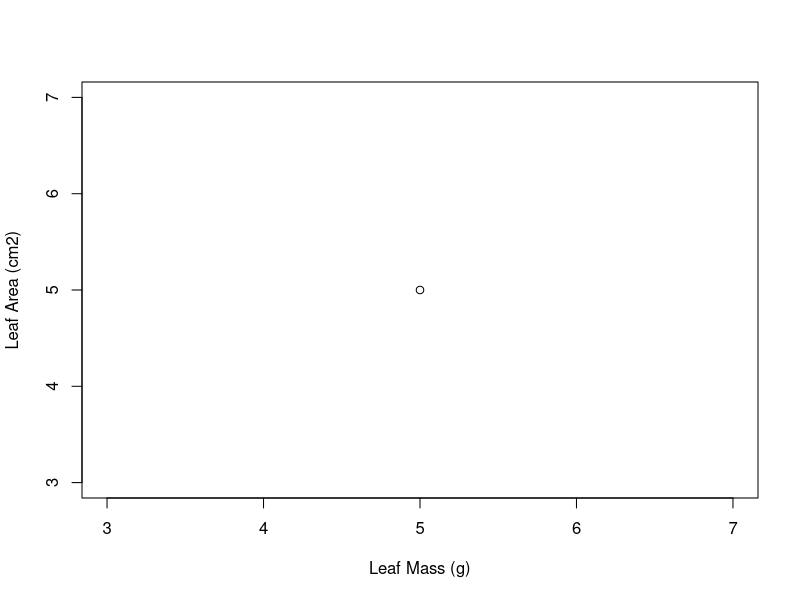
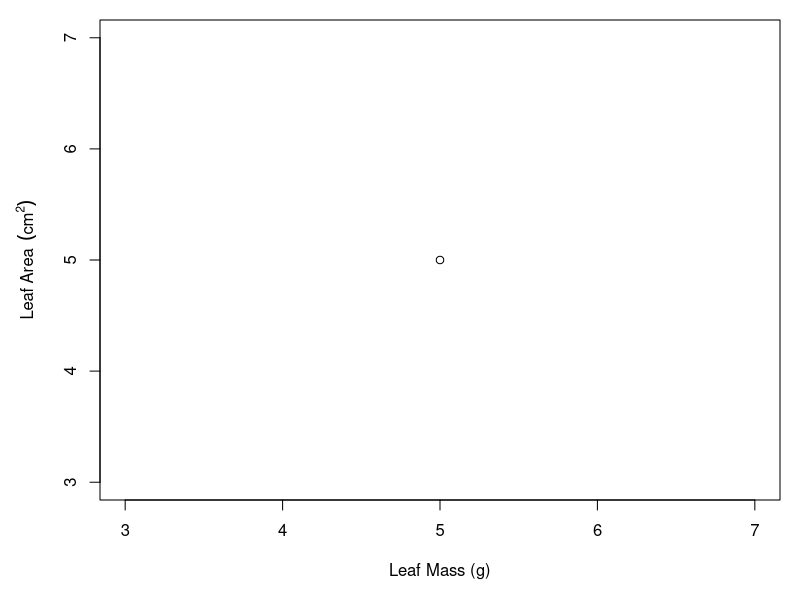
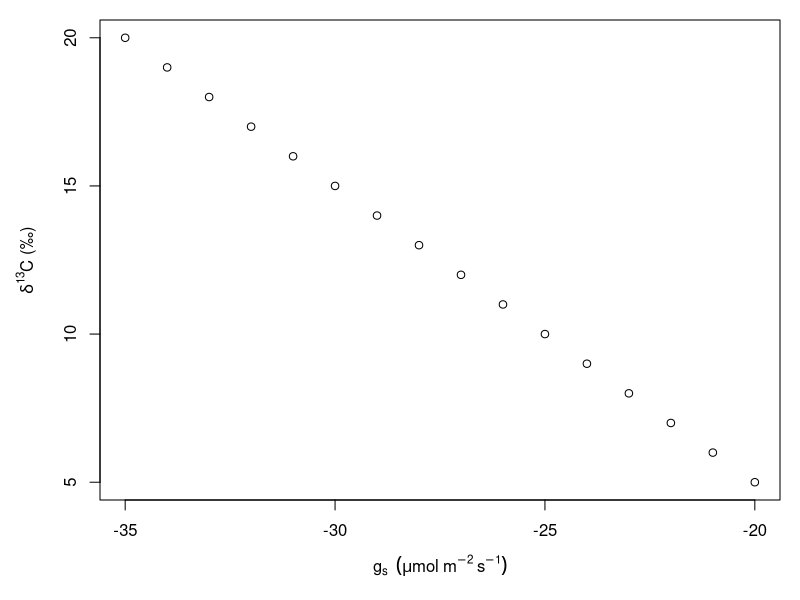
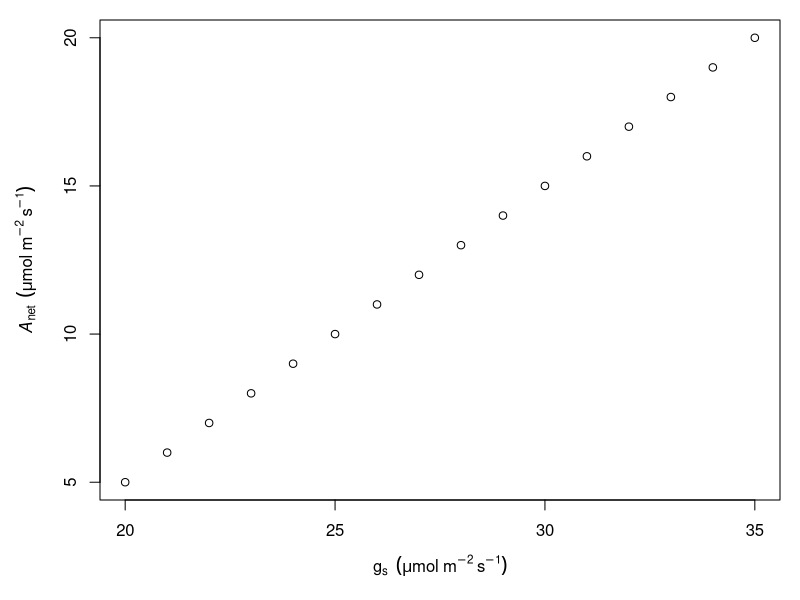
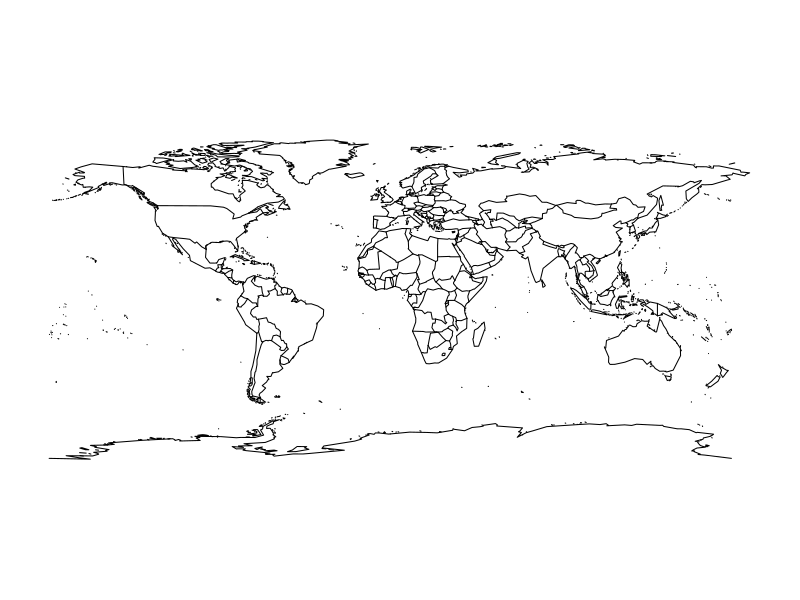
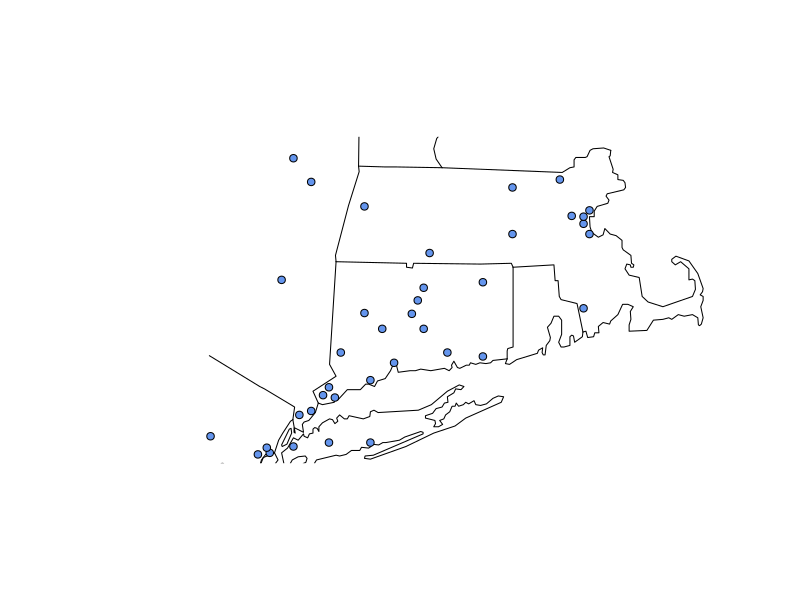
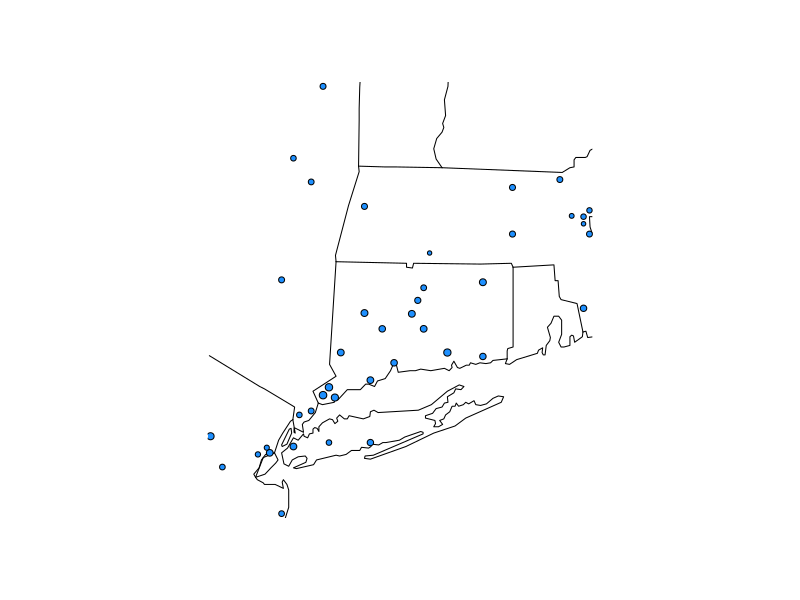
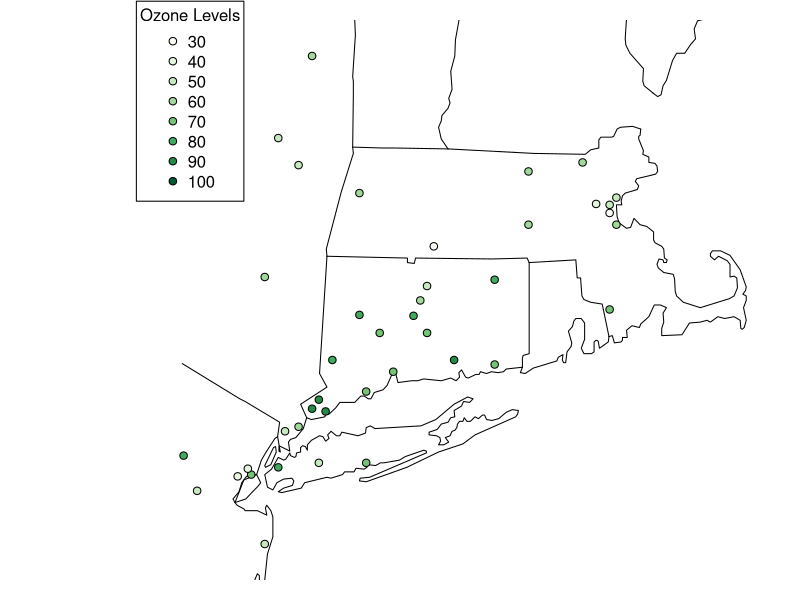

Reproduce these figures in R, in order.

### First we will learn how to use expression to tidy up or labels-----------------

### We often need to use expression() when we need sub-, superscripts & greek letters
### Replaces basic character strings such as "Leaf Area  (cm2)"

### Expression is a type of 'object' that has more ability than basic character strings
### Expression objects can sometimes be a headache, so only use it when needed

##basic plot
plot(5 , 5, xlab="Leaf Mass (g)", ylab="Leaf Area (cm2)")
##The label here is fine, but is not of publication quality with the cm2

la_lab <- expression(Leaf~Area~~(cm^2)) 
  ##you can have no blank spaces, set them with ~
  ##use ^ for supercripts

par(mar=c(5,5,1,1))
plot(5 , 5, xlab="Leaf Mass (g)", ylab=la_lab)


##other label examples------------

condlab <- expression(g[s]~~(mu*mol~m^-2~s^-1))
  #Greek letters are possible and subscripts use []

c13lab <-expression(paste(delta^{13}, "C (\u2030)")) 
  #more complicated symbols can be with unicodes
  #expression and character strings can be combined (if needed) using paste ()

anet <- expression(italic(A)[net]~~(mu*mol~m^-2~s^-1))
  #you can also add text style to certain bits instead of the whole string

plot(-20:-35 , 5:20, xlab=condlab, ylab=c13lab)
plot(20:35 , 5:20, xlab=condlab, ylab=anet)

###The above labels cover most aspects, just organize them somewhere useful.


#lets make a MAP with samples locations-------------------------------------------

##there are many many options for this based on your data and goals
## coordiantes, gis, interactive, etc
## http://cran.r-project.org/web/views/Spatial.html


library(maps) #build into base R

windows()
map('world')

data(ozone)
##add ozone data to a map
map('state', xlim=range(ozone$x), ylim=range(ozone$y)) #uses usa boundaries to start, then trimmed
#text(ozone$x, ozone$y, ozone$median) #plot the actual values
points(ozone$x, ozone$y, pch=21, bg="cornflower blue") #plot the locations

##points size representative of the variable value
map('state', xlim=range(ozone$x), ylim=range(ozone$y))
points(ozone$x, ozone$y, pch=21, bg="dodgerblue", cex=sqrt(ozone$median/100))
#scaling usually done with squareroot transformation 
#data may need to be decreased by a order of magnitude to make cex= a reasonable value


## plot but with color breaks for range of ozones
library(RColorBrewer)
colors <- brewer.pal(8, "Greens") #another way for a ramped color choice

library(classInt)  #determine break points (bins) of a variable
brks<-classIntervals(ozone$median,style="pretty") #non-overlapping breaks (lots of options)
bins<- brks$brks

ozone$ozone_bin <- cut(ozone$median, breaks = bins)

par(mar=c(1,1,1,1))
map('state', xlim=range(ozone$x), ylim=range(ozone$y))
points(ozone$x, ozone$y, pch=21, bg=colors[ozone$ozone_bin]) #plot the locations
legend("topleft", pch=21, pt.bg=colors, legend=bins, title="Ozone Levels", 
       xpd=TRUE, inset=-.1)
